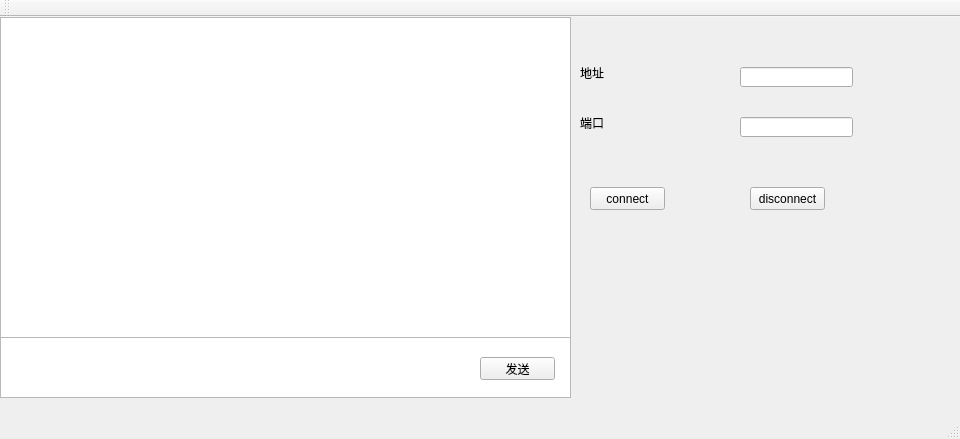
<?xml version="1.0" encoding="UTF-8"?>
<ui version="4.0">
 <class>Myclient</class>
 <widget class="QMainWindow" name="Myclient">
  <property name="geometry">
   <rect>
    <x>0</x>
    <y>0</y>
    <width>960</width>
    <height>439</height>
   </rect>
  </property>
  <property name="windowTitle">
   <string>Myclient</string>
  </property>
  <widget class="QWidget" name="centralWidget">
   <widget class="QTextEdit" name="textEdit">
    <property name="geometry">
     <rect>
      <x>0</x>
      <y>0</y>
      <width>571</width>
      <height>321</height>
     </rect>
    </property>
   </widget>
   <widget class="QTextEdit" name="textEdit_2">
    <property name="geometry">
     <rect>
      <x>0</x>
      <y>320</y>
      <width>571</width>
      <height>61</height>
     </rect>
    </property>
   </widget>
   <widget class="QPushButton" name="pushButton">
    <property name="geometry">
     <rect>
      <x>480</x>
      <y>340</y>
      <width>75</width>
      <height>23</height>
     </rect>
    </property>
    <property name="text">
     <string>发送</string>
    </property>
   </widget>
   <widget class="QLabel" name="label">
    <property name="geometry">
     <rect>
      <x>580</x>
      <y>50</y>
      <width>54</width>
      <height>12</height>
     </rect>
    </property>
    <property name="text">
     <string>地址</string>
    </property>
   </widget>
   <widget class="QLabel" name="label_2">
    <property name="geometry">
     <rect>
      <x>580</x>
      <y>100</y>
      <width>54</width>
      <height>12</height>
     </rect>
    </property>
    <property name="text">
     <string>端口</string>
    </property>
   </widget>
   <widget class="QLineEdit" name="lineEdit">
    <property name="geometry">
     <rect>
      <x>740</x>
      <y>50</y>
      <width>113</width>
      <height>20</height>
     </rect>
    </property>
   </widget>
   <widget class="QLineEdit" name="lineEdit_2">
    <property name="geometry">
     <rect>
      <x>740</x>
      <y>100</y>
      <width>113</width>
      <height>20</height>
     </rect>
    </property>
   </widget>
   <widget class="QPushButton" name="pushButton_2">
    <property name="geometry">
     <rect>
      <x>590</x>
      <y>170</y>
      <width>75</width>
      <height>23</height>
     </rect>
    </property>
    <property name="text">
     <string>connect</string>
    </property>
   </widget>
   <widget class="QPushButton" name="pushButton_3">
    <property name="geometry">
     <rect>
      <x>750</x>
      <y>170</y>
      <width>75</width>
      <height>23</height>
     </rect>
    </property>
    <property name="text">
     <string>disconnect</string>
    </property>
   </widget>
  </widget>
  <widget class="QMenuBar" name="menuBar">
   <property name="geometry">
    <rect>
     <x>0</x>
     <y>0</y>
     <width>960</width>
     <height>23</height>
    </rect>
   </property>
  </widget>
  <widget class="QToolBar" name="mainToolBar">
   <attribute name="toolBarArea">
    <enum>TopToolBarArea</enum>
   </attribute>
   <attribute name="toolBarBreak">
    <bool>false</bool>
   </attribute>
  </widget>
  <widget class="QStatusBar" name="statusBar"/>
 </widget>
 <layoutdefault spacing="6" margin="11"/>
 <resources/>
 <connections/>
</ui>
